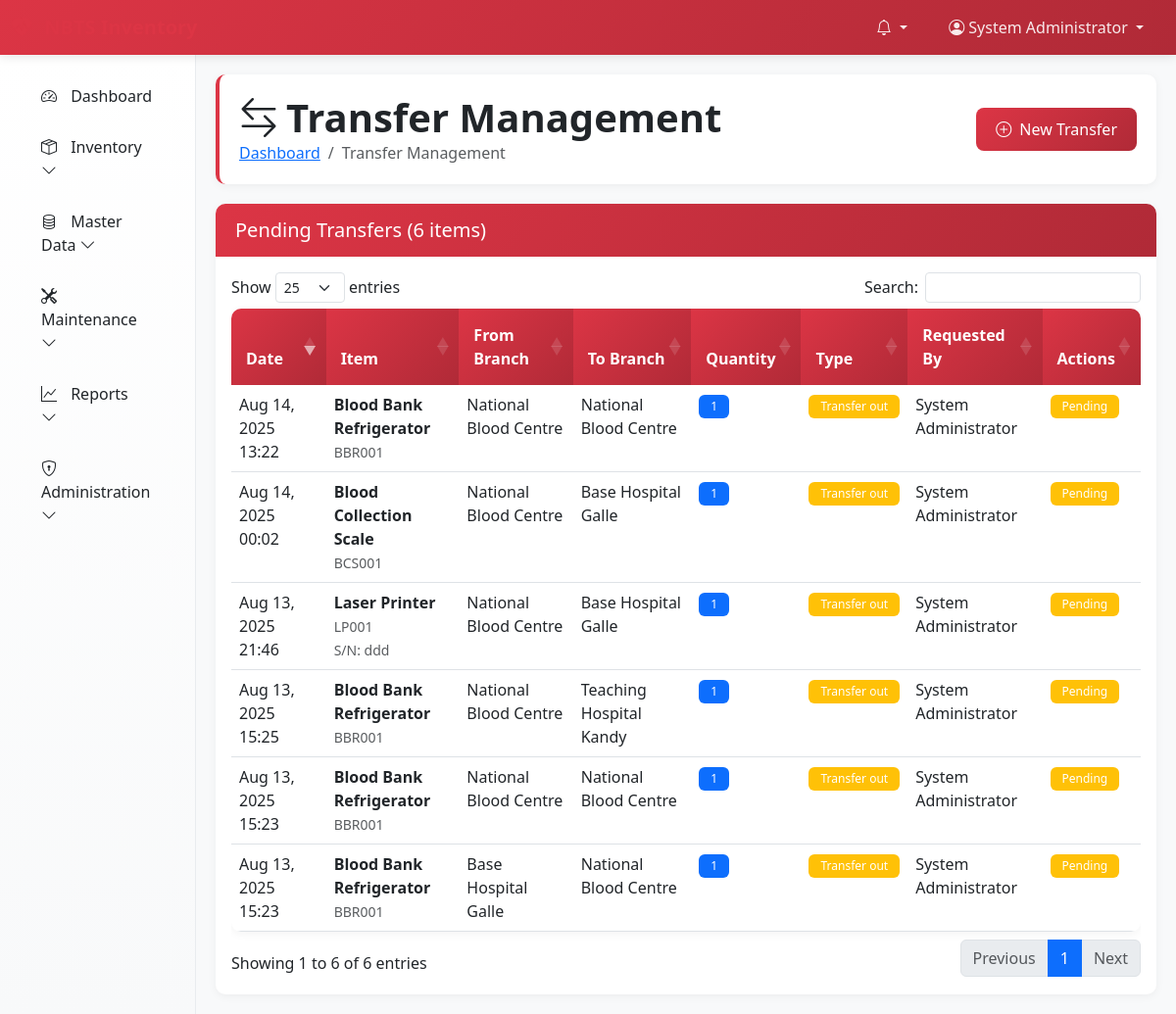
Screenshot of /pages/inventory/transfer.php (signed in) with the database file from the repository.
### tables this page shows
CREATE TABLE IF NOT EXISTS `stock_movements` (
  `id` int NOT NULL AUTO_INCREMENT,
  `inventory_id` int NOT NULL,
  `movement_type` enum('receipt','issue','transfer_out','transfer_in','adjustment','return','disposal') NOT NULL,
  `from_branch_id` int DEFAULT NULL,
  `to_branch_id` int DEFAULT NULL,
  `quantity` int NOT NULL,
  `unit_cost` decimal(10,2) DEFAULT '0.00',
  `total_cost` decimal(10,2) DEFAULT '0.00',
  `reference_number` varchar(100) DEFAULT NULL,
  `reason` varchar(255) DEFAULT NULL,
  `notes` text,
  `created_by` int NOT NULL,
  `approved_by` int DEFAULT NULL,
  `approval_status` enum('pending','approved','rejected') NOT NULL DEFAULT 'approved',
  `transfer_status` enum('pending','in_transit','received','rejected') DEFAULT 'received',
  `created_at` timestamp NULL DEFAULT CURRENT_TIMESTAMP,
  PRIMARY KEY (`id`),
  KEY `inventory_id` (`inventory_id`),
  KEY `from_branch_id` (`from_branch_id`),
  KEY `to_branch_id` (`to_branch_id`),
  KEY `created_by` (`created_by`),
  KEY `approved_by` (`approved_by`),
  KEY `idx_movement_type` (`movement_type`),
  KEY `idx_movement_date` (`created_at`)
);

CREATE TABLE IF NOT EXISTS `items` (
  `id` int NOT NULL AUTO_INCREMENT,
  `name` varchar(200) NOT NULL,
  `code` varchar(50) NOT NULL,
  `category_id` int NOT NULL,
  `brand` varchar(100) DEFAULT NULL,
  `model` varchar(100) DEFAULT NULL,
  `description` text,
  `unit_of_measure` varchar(20) DEFAULT 'pcs',
  `unit_cost` decimal(10,2) DEFAULT '0.00',
  `reorder_level` int DEFAULT '0',
  `qr_code` varchar(255) DEFAULT NULL,
  `is_active` tinyint(1) NOT NULL DEFAULT '1',
  `created_at` timestamp NULL DEFAULT CURRENT_TIMESTAMP,
  `updated_at` timestamp NULL DEFAULT CURRENT_TIMESTAMP ON UPDATE CURRENT_TIMESTAMP,
  PRIMARY KEY (`id`),
  UNIQUE KEY `code` (`code`),
  KEY `category_id` (`category_id`)
);

CREATE TABLE IF NOT EXISTS `branches` (
  `id` int NOT NULL AUTO_INCREMENT,
  `name` varchar(100) NOT NULL,
  `code` varchar(20) NOT NULL,
  `address` text NOT NULL,
  `city` varchar(50) NOT NULL,
  `district` varchar(50) NOT NULL,
  `phone` varchar(20) DEFAULT NULL,
  `email` varchar(100) DEFAULT NULL,
  `manager_name` varchar(100) DEFAULT NULL,
  `is_active` tinyint(1) NOT NULL DEFAULT '1',
  `created_at` timestamp NULL DEFAULT CURRENT_TIMESTAMP,
  `updated_at` timestamp NULL DEFAULT CURRENT_TIMESTAMP ON UPDATE CURRENT_TIMESTAMP,
  PRIMARY KEY (`id`),
  UNIQUE KEY `code` (`code`)
);

CREATE TABLE IF NOT EXISTS `users` (
  `id` int NOT NULL AUTO_INCREMENT,
  `username` varchar(50) NOT NULL,
  `email` varchar(100) NOT NULL,
  `password` varchar(255) NOT NULL,
  `first_name` varchar(50) NOT NULL,
  `last_name` varchar(50) NOT NULL,
  `role` enum('admin','inventory_manager','view_only','auditor') NOT NULL DEFAULT 'view_only',
  `branch_id` int DEFAULT NULL,
  `is_active` tinyint(1) NOT NULL DEFAULT '1',
  `last_login` datetime DEFAULT NULL,
  `created_at` timestamp NULL DEFAULT CURRENT_TIMESTAMP,
  `updated_at` timestamp NULL DEFAULT CURRENT_TIMESTAMP ON UPDATE CURRENT_TIMESTAMP,
  PRIMARY KEY (`id`),
  UNIQUE KEY `username` (`username`),
  UNIQUE KEY `email` (`email`)
);

CREATE TABLE IF NOT EXISTS `inventory` (
  `id` int NOT NULL AUTO_INCREMENT,
  `item_id` int NOT NULL,
  `branch_id` int NOT NULL,
  `serial_number` varchar(100) DEFAULT NULL,
  `batch_number` varchar(100) DEFAULT NULL,
  `purchase_date` date DEFAULT NULL,
  `supplier_id` int DEFAULT NULL,
  `allocation_id` int DEFAULT NULL,
  `is_allocated` tinyint(1) DEFAULT '0',
  `invoice_number` varchar(100) DEFAULT NULL,
  `warranty_start_date` date DEFAULT NULL,
  `warranty_end_date` date DEFAULT NULL,
  `installation_date` date DEFAULT NULL,
  `location` varchar(200) DEFAULT NULL,
  `assigned_staff` varchar(100) DEFAULT NULL,
  `status` enum('active','maintenance','repair','disposed','lost','damaged') NOT NULL DEFAULT 'active',
  `quantity` int NOT NULL DEFAULT '1',
  `unit_cost` decimal(10,2) DEFAULT '0.00',
  `total_cost` decimal(10,2) DEFAULT '0.00',
  `qr_code` varchar(255) DEFAULT NULL,
  `notes` text,
  `created_at` timestamp NULL DEFAULT CURRENT_TIMESTAMP,
  `updated_at` timestamp NULL DEFAULT CURRENT_TIMESTAMP ON UPDATE CURRENT_TIMESTAMP,
  PRIMARY KEY (`id`),
  KEY `item_id` (`item_id`),
  KEY `branch_id` (`branch_id`),
  KEY `supplier_id` (`supplier_id`),
  KEY `idx_serial` (`serial_number`),
  KEY `idx_status` (`status`),
  KEY `idx_warranty` (`warranty_end_date`)
);

### config/config.php (called while the page is built, shortened)
<?php
require_once 'database.php';
function formatDateTime($datetime, $format = 'Y-m-d H:i:s') {
    return (empty($datetime) || $datetime === '0000-00-00 00:00:00') ? '' : date($format, strtotime($datetime));
}
function isLoggedIn() {
    return !empty($_SESSION['user_id']);
}
function hasRole($required_roles) {
    return in_array($_SESSION['user_role'], $required_roles);
}
?>

### config/database.php (called while the page is built, shortened)
<?php
function getDatabaseConnection() {
    static $connection = null;
    if ($connection === null) {
        try {
            $connection = new mysqli(DB_HOST, DB_USERNAME, DB_PASSWORD, DB_NAME);
            $connection->set_charset(DB_CHARSET);
            $connection->query("SET time_zone = '+05:30'");
        } catch (Exception $e) {
            error_log("Database connection error: " . $e->getMessage());
            die("Database connection failed. Please check configuration.");
        }
    }
    return $connection;
}
function executeQuery($query, $params = [], $types = '') {
    $conn = getDatabaseConnection();
    $stmt = $conn->prepare($query);
    if (!empty($params)) {
        $stmt->bind_param($types, ...$params);
    }
    $result = $stmt->execute();
    return $stmt;
}
function fetchAll($query, $params = [], $types = '') {
    $stmt = executeQuery($query, $params, $types);
    $result = $stmt->get_result();
    return $result->fetch_all(MYSQLI_ASSOC);
}
?>

### pages/inventory/transfer.php (the view, shortened to what this page needs)
<?php
require_once '../../config/config.php';
$transfers_query = "
    SELECT sm.*, i.name as item_name, i.code as item_code,
           fb.name as from_branch, tb.name as to_branch,
           u.first_name, u.last_name, inv.serial_number, inv.quantity as available_qty
    FROM stock_movements sm
    JOIN inventory inv ON sm.inventory_id = inv.id
    JOIN items i ON inv.item_id = i.id
    LEFT JOIN branches fb ON sm.from_branch_id = fb.id
    LEFT JOIN branches tb ON sm.to_branch_id = tb.id
    JOIN users u ON sm.created_by = u.id
    WHERE sm.movement_type IN ('transfer_out', 'transfer_in')
    AND sm.transfer_status = 'pending'
";
$params = [];
$types = '';
$transfers_query .= " ORDER BY sm.created_at DESC";
$pending_transfers = fetchAll($transfers_query, $params, $types);
include '../../includes/header.php';
?>
<div class="page-header fade-in">
    <div class="d-flex justify-content-between align-items-center">
        <div>
            <h1><i class="bi bi-arrow-left-right me-2"></i>Transfer Management</h1>
            <nav aria-label="breadcrumb">
                <ol class="breadcrumb">
                    <li class="breadcrumb-item"><a href="<?php echo BASE_URL; ?>/pages/dashboard.php">Dashboard</a></li>
                    <li class="breadcrumb-item active">Transfer Management</li>
                </ol>
            </nav>
        </div>
        <?php if (hasRole(['admin', 'inventory_manager'])): ?>
            <div>
                <a href="transfers.php" class="btn btn-primary">
                    <i class="bi bi-plus-circle me-2"></i>New Transfer
                </a>
            </div>
        <?php endif; ?>
    </div>
</div>
<div class="card fade-in">
    <div class="card-header">
        <h5 class="mb-0">Pending Transfers (<?php echo count($pending_transfers); ?> items)</h5>
    </div>
    <div class="card-body">
        <div class="table-responsive">
            <table class="table table-hover" id="transfersTable">
                <thead>
                    <tr>
                        <th>Date</th>
                        <th>Item</th>
                        <th>From Branch</th>
                        <th>To Branch</th>
                        <th>Quantity</th>
                        <th>Type</th>
                        <th>Requested By</th>
                        <th>Actions</th>
                    </tr>
                </thead>
                <tbody>
                    <?php foreach ($pending_transfers as $transfer): ?>
                        <tr>
                            <td><?php echo formatDateTime($transfer['created_at'], 'M j, Y H:i'); ?></td>
                            <td>
                                <div>
                                    <strong><?php echo htmlspecialchars($transfer['item_name']); ?></strong><br>
                                    <small class="text-muted"><?php echo htmlspecialchars($transfer['item_code']); ?></small>
                                    <?php if ($transfer['serial_number']): ?>
                                        <br><small class="text-muted">S/N: <?php echo htmlspecialchars($transfer['serial_number']); ?></small>
                                    <?php endif; ?>
                                </div>
                            </td>
                            <td><?php echo htmlspecialchars($transfer['from_branch']); ?></td>
                            <td><?php echo htmlspecialchars($transfer['to_branch']); ?></td>
                            <td>
                                <span class="badge bg-primary"><?php echo number_format($transfer['quantity']); ?></span>
                            </td>
                            <td>
                                <span class="badge <?php echo $transfer['movement_type'] === 'transfer_out' ? 'bg-warning' : 'bg-info'; ?>">
                                    <?php echo ucfirst(str_replace('_', ' ', $transfer['movement_type'])); ?>
                                </span>
                            </td>
                            <td><?php echo htmlspecialchars($transfer['first_name'] . ' ' . $transfer['last_name']); ?></td>
                            <td>
                                <?php if ($transfer['movement_type'] === 'transfer_in' && hasBranchAccess($transfer['to_branch_id'])): ?>
                                    <form method="POST" class="d-inline">
                                        <input type="hidden" name="movement_id" value="<?php echo $transfer['id']; ?>">
                                        <button type="submit" name="accept_transfer" class="btn btn-sm btn-success"
                                                onclick="return confirm('Accept this transfer?')">
                                            <i class="bi bi-check-circle me-1"></i>Accept
                                        </button>
                                    </form>
                                <?php else: ?>
                                    <span class="badge bg-warning">Pending</span>
                                <?php endif; ?>
                            </td>
                        </tr>
                    <?php endforeach; ?>
                </tbody>
            </table>
        </div>
    </div>
</div>
<?php
include '../../includes/footer.php';
?>

### includes/header.php (style rules this page uses)
:root { --nbts-primary: #dc3545; --nbts-secondary: #0d6efd; --nbts-success: #198754; --nbts-warning: #ffc107; --nbts-danger: #dc3545; --nbts-info: #0dcaf0; --nbts-light: #f8f9fa; --nbts-dark: #212529; }
.page-header { background: white; padding: 20px; border-radius: 10px; box-shadow: 0 2px 10px rgba(0,0,0,0.05); margin-bottom: 20px; border-left: 4px solid var(--nbts-primary); }
.page-header h1 { margin: 0; color: var(--nbts-dark); font-weight: 600; }
.page-header .breadcrumb { margin: 0; background: none; padding: 0; }
.card { border: none; border-radius: 10px; box-shadow: 0 2px 10px rgba(0,0,0,0.05); transition: transform 0.3s ease, box-shadow 0.3s ease; }
.card-header { background: linear-gradient(135deg, var(--nbts-primary), #b02a37); color: white; border-radius: 10px 10px 0 0 !important; padding: 15px 20px; border: none; font-weight: 600; }
.btn-primary { background: linear-gradient(135deg, var(--nbts-primary), #b02a37); border: none; border-radius: 8px; font-weight: 500; padding: 10px 20px; transition: all 0.3s ease; }
.table { background: white; border-radius: 10px; overflow: hidden; box-shadow: 0 2px 10px rgba(0,0,0,0.05); }
.table thead th { background: linear-gradient(135deg, var(--nbts-primary), #b02a37); color: white; font-weight: 600; border: none; padding: 15px; }
.table tbody tr { transition: background-color 0.3s ease; }
.badge { font-weight: 500; border-radius: 6px; padding: 6px 12px; }
.fade-in { animation: fadeIn 0.5s ease-in-out; }

### rows the page displays
stock_movements: created_at "Aug 14, 2025 13:22", items.name "Blood Bank Refrigerator", items.code "BBR001", from_branch.name "National Blood Centre", quantity "1", movement_type "Transfer out", created_by.last_name "System Administrator", shows "Pending"
stock_movements: created_at "Aug 14, 2025 00:02", items.name "Blood Collection Scale", items.code "BCS001", from_branch.name "National Blood Centre", to_branch.name "Base Hospital Galle", quantity "1", movement_type "Transfer out", created_by.last_name "System Administrator", shows "Pending"
stock_movements: created_at "Aug 13, 2025 21:46", items.name "Laser Printer", items.code "LP001", inventory.serial_number "ddd", from_branch.name "National Blood Centre", to_branch.name "Base Hospital Galle", quantity "1", movement_type "Transfer out", created_by.last_name "System Administrator", shows "Pending"
stock_movements: created_at "Aug 13, 2025 15:25", items.name "Blood Bank Refrigerator", items.code "BBR001", from_branch.name "National Blood Centre", to_branch.name "Teaching Hospital Kandy", quantity "1", movement_type "Transfer out", created_by.last_name "System Administrator", shows "Pending"
stock_movements: created_at "Aug 13, 2025 15:23", items.name "Blood Bank Refrigerator", items.code "BBR001", from_branch.name "National Blood Centre", quantity "1", movement_type "Transfer out", created_by.last_name "System Administrator", shows "Pending"
stock_movements: created_at "Aug 13, 2025 15:23", items.name "Blood Bank Refrigerator", items.code "BBR001", from_branch.name "Base Hospital Galle", to_branch.name "National Blood Centre", quantity "1", movement_type "Transfer out", created_by.last_name "System Administrator", shows "Pending"

### other values shown
$_SESSION['user_name'] "System Administrator"
count($pending_transfers) "6"
